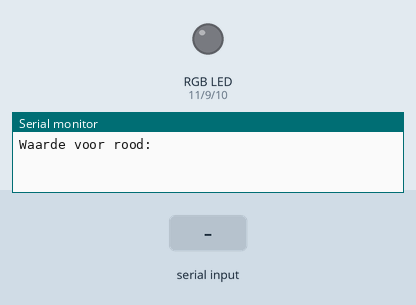
A sketch run on a simulated Arduino Uno, built with avr-gcc and run on an emulated ATmega328P. Shown: an RGB LED mixed from three pins (HIGH = lit), the last lines printed to the serial monitor. The inputs (shaded band) are chosen by the test bench. Dim RGB values are drawn brighter than linear.

Above: at 1.2 s.
1.3 s: "90,45,200\n" received over Serial
At 1.7 s:
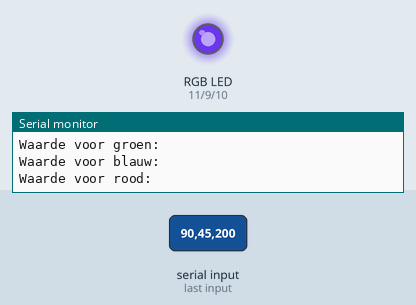
2.8 s: "30,150,10\n" received over Serial
At 3.9 s:
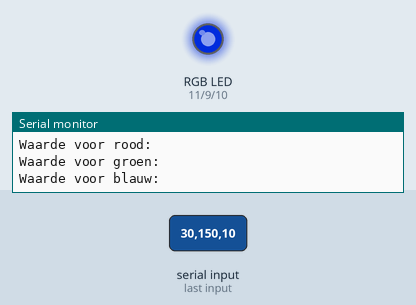
4.3 s: "90,45\n" received over Serial
At 4.9 s:
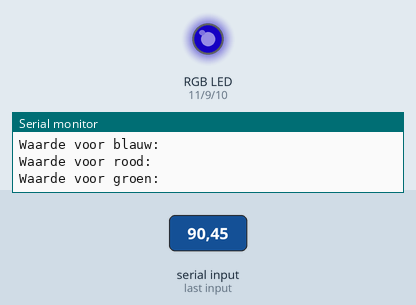
5.8 s: "30,150\n" received over Serial
At 7.0 s:
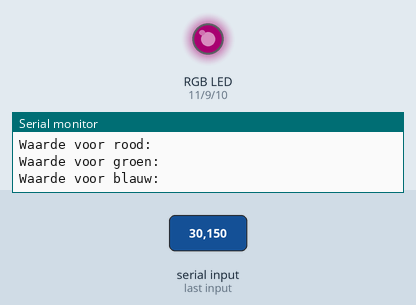
7.3 s: "0\n" received over Serial
At 8.3 s:
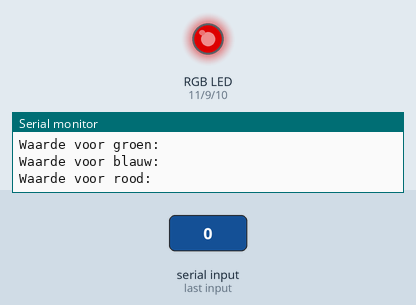
8.8 s: "5\n" received over Serial
At 10.2 s:
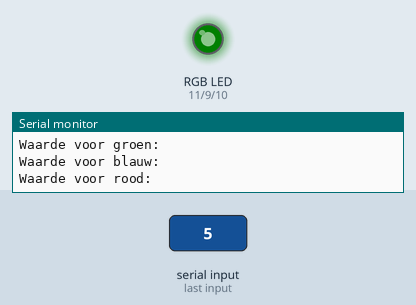
Timing chart, 0 to 11.8 s (numbered marks = the images above; inputs shaded):
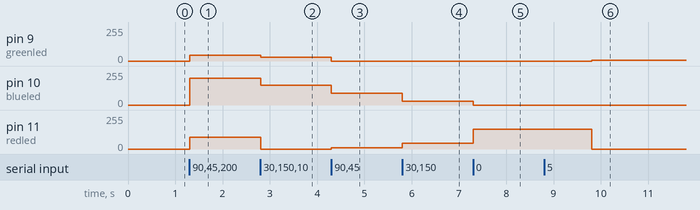

Measured:
- after the input at 1.3 s, pin 9 (greenled): 0/255 → 45/255 at once; pin 10 (blueled): 0/255 → 200/255 at once; pin 11 (redled): 0/255 → 90/255 at once
- after the input at 2.8 s, pin 9 (greenled): 45/255 → 30/255 at once; pin 10 (blueled): 200/255 → 150/255 at once; pin 11 (redled): 90/255 → 0/255 at once
- after the input at 4.3 s, pin 9 (greenled): 30/255 → 0/255 at once; pin 10 (blueled): 150/255 → 90/255 at once; pin 11 (redled): 0/255 → 10/255 at once
- after the input at 5.8 s, pin 10 (blueled): 90/255 → 30/255 at once; pin 11 (redled): 10/255 → 45/255 at once
- after the input at 7.3 s, pin 10 (blueled): 30/255 → 0/255 at once; pin 11 (redled): 45/255 → 150/255 at once
- after the input at 8.8 s, pin 9 (greenled): 0/255 → 5/255 after 1.0 s; pin 11 (redled): 150/255 → 0/255 after 1.0 s

The sketch:

rgbled.ino
```cpp
int redled = 11;
int blueled = 10;
int greenled = 9;
int valuered;
int valuegreen;
int valueblue;

void setup() {
  // put your setup code here, to run once:
  pinMode(redled, OUTPUT);
  pinMode(blueled, OUTPUT);
  pinMode(greenled, OUTPUT);
  Serial.begin(9600);

}

void loop() {
  // put your main code here, to run repeatedly:
  Serial.println("Waarde voor rood:"); // definieer de waarde voor rood
  while(Serial.available()==0){}
  valuered=Serial.parseInt();

  Serial.println("Waarde voor groen:"); // definieer de waarde voor groen
  while(Serial.available()==0){}
  valuegreen=Serial.parseInt();

  Serial.println("Waarde voor blauw:"); // definieer de waarde voor blauw
  while(Serial.available()==0){}
  valueblue=Serial.parseInt();

  analogWrite(redled, valuered);
  analogWrite(greenled,valuegreen);
  analogWrite(blueled,valueblue);

}
```
